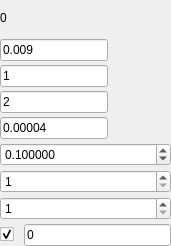
<?xml version="1.0" encoding="UTF-8"?>
<ui version="4.0">
 <class>TomoInputWidget</class>
 <widget class="QWidget" name="TomoInputWidget">
  <property name="geometry">
   <rect>
    <x>0</x>
    <y>0</y>
    <width>171</width>
    <height>246</height>
   </rect>
  </property>
  <property name="windowTitle">
   <string>Form</string>
  </property>
  <layout class="QVBoxLayout" name="verticalLayout">
   <property name="spacing">
    <number>4</number>
   </property>
   <property name="margin">
    <number>0</number>
   </property>
   <item>
    <widget class="QLabel" name="interationIndex">
     <property name="text">
      <string>0</string>
     </property>
    </widget>
   </item>
   <item>
    <widget class="QLineEdit" name="stopThreshold">
     <property name="sizePolicy">
      <sizepolicy hsizetype="Maximum" vsizetype="Fixed">
       <horstretch>0</horstretch>
       <verstretch>0</verstretch>
      </sizepolicy>
     </property>
     <property name="text">
      <string>0.009</string>
     </property>
    </widget>
   </item>
   <item>
    <widget class="QLineEdit" name="outerIterations">
     <property name="sizePolicy">
      <sizepolicy hsizetype="Maximum" vsizetype="Fixed">
       <horstretch>0</horstretch>
       <verstretch>0</verstretch>
      </sizepolicy>
     </property>
     <property name="text">
      <string>1</string>
     </property>
    </widget>
   </item>
   <item>
    <widget class="QLineEdit" name="innerIterations">
     <property name="sizePolicy">
      <sizepolicy hsizetype="Maximum" vsizetype="Fixed">
       <horstretch>0</horstretch>
       <verstretch>0</verstretch>
      </sizepolicy>
     </property>
     <property name="text">
      <string>2</string>
     </property>
    </widget>
   </item>
   <item>
    <widget class="QLineEdit" name="sigmaX">
     <property name="sizePolicy">
      <sizepolicy hsizetype="Maximum" vsizetype="Fixed">
       <horstretch>0</horstretch>
       <verstretch>0</verstretch>
      </sizepolicy>
     </property>
     <property name="text">
      <string>0.00004</string>
     </property>
    </widget>
   </item>
   <item>
    <widget class="QDoubleSpinBox" name="mrf">
     <property name="decimals">
      <number>6</number>
     </property>
     <property name="minimum">
      <double>0.000001000000000</double>
     </property>
     <property name="maximum">
      <double>2.000000000000000</double>
     </property>
     <property name="singleStep">
      <double>0.050000000000000</double>
     </property>
     <property name="value">
      <double>0.100000000000000</double>
     </property>
    </widget>
   </item>
   <item>
    <widget class="QSpinBox" name="xyPixelMultiple">
     <property name="minimum">
      <number>1</number>
     </property>
     <property name="maximum">
      <number>128</number>
     </property>
     <property name="value">
      <number>1</number>
     </property>
    </widget>
   </item>
   <item>
    <widget class="QSpinBox" name="xzPixelMultiple">
     <property name="minimum">
      <number>1</number>
     </property>
     <property name="maximum">
      <number>128</number>
     </property>
     <property name="value">
      <number>1</number>
     </property>
    </widget>
   </item>
   <item>
    <layout class="QHBoxLayout" name="horizontalLayout">
     <property name="spacing">
      <number>10</number>
     </property>
     <property name="topMargin">
      <number>0</number>
     </property>
     <item>
      <widget class="QCheckBox" name="useDefaultOffset">
       <property name="text">
        <string/>
       </property>
       <property name="checked">
        <bool>true</bool>
       </property>
      </widget>
     </item>
     <item>
      <widget class="QLineEdit" name="defaultOffset">
       <property name="text">
        <string>0</string>
       </property>
      </widget>
     </item>
    </layout>
   </item>
  </layout>
 </widget>
 <resources/>
 <connections/>
</ui>
